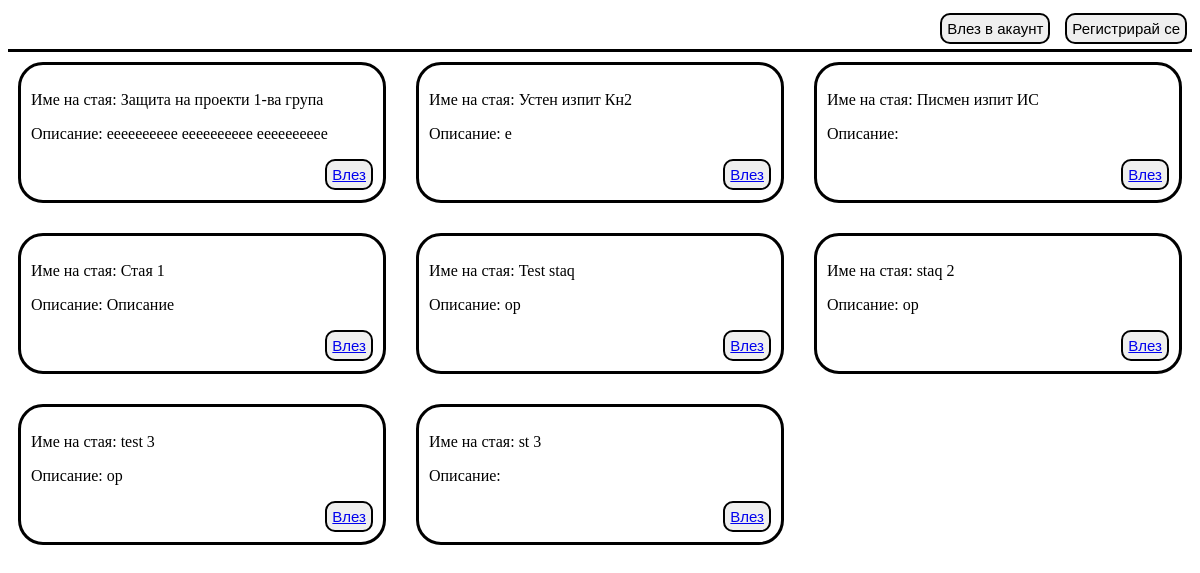
The page /lobby/lobby.php on the database as committed earlier.
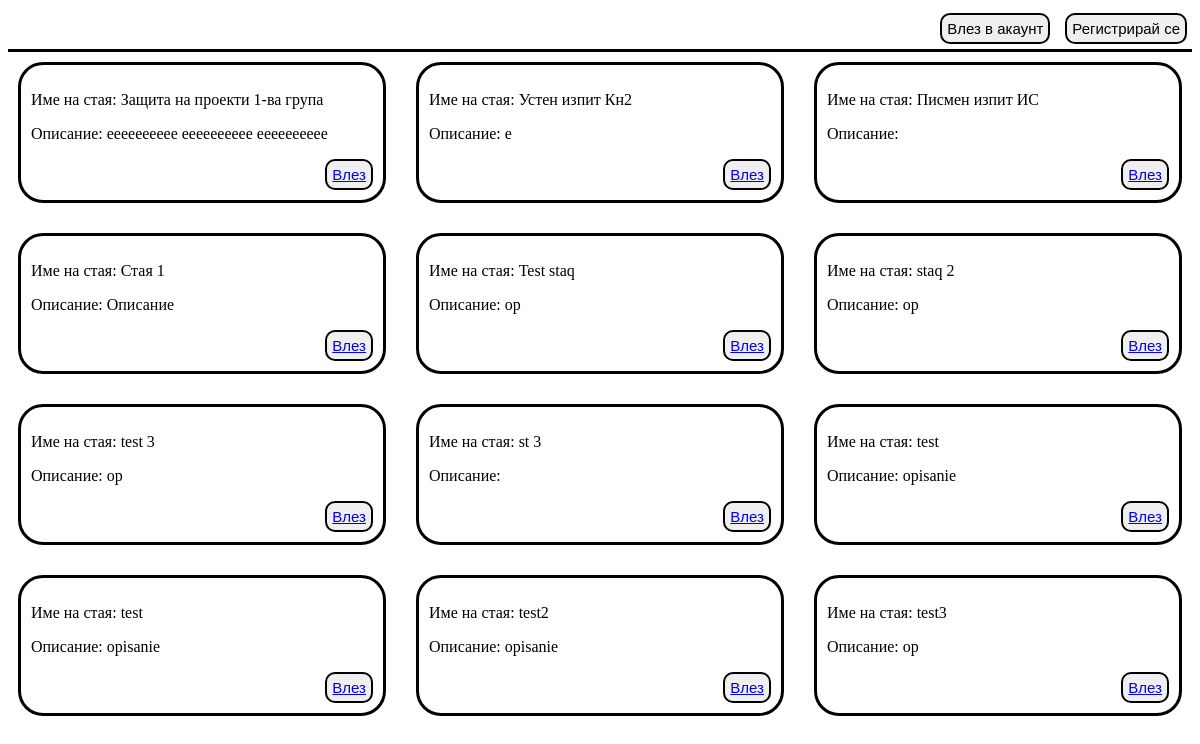
The same page on the database as committed later.
### tables this page shows
CREATE TABLE `rooms` (
  `room_id` int(11) NOT NULL,
  `creator_id` int(11) NOT NULL,
  `moderator_id` int(11) NOT NULL,
  `name` varchar(100) NOT NULL,
  `description` varchar(400) NOT NULL,
  `type` enum('project_defense','referat','mark','') DEFAULT NULL,
  `url` varchar(400) DEFAULT NULL,
  `meeting_password` varchar(100) DEFAULT NULL,
  `break_until` datetime DEFAULT NULL
);

### lobby/lobby.php (the view, shortened to what this page needs)
<!DOCTYPE html>
<html>
<head>
    <link rel="stylesheet" href="../lobby/lobby.css">
</head>
<body>
<header>
    <?php if(!isset($_SESSION["name"])) : ?>
    <form method="get" action="../registration/registration.php">
            <button  type="submit" class="registration_button">Регистрирай се</button>
    </form>
    <form method="get" action="../login/login.php">
        <button type="submit" class="login_button">Влез в акаунт</button>
    </form>
    <?php endif; ?>
</header>
<div class="rooms_list">
<?php
$db = Database::getInstance();
$pdo = $db->getConnection();
$query = 'SELECT name, description, room_id FROM rooms';
$statements = $pdo->query($query);
$rows = $statements->fetchAll(PDO::FETCH_ASSOC);
if($rows){
    foreach($rows as $row){
        echo "<div class=\"room\">
        <p>Име на стая: {$row['name']}</p>
        <p>Описание: {$row['description']}</p>
        <button class=\"join_button\" type=\"button\"><a href=\"../room/queue.php?room={$row['room_id']}\">Влез</a></button>
        </div>";
    }
}
?>
</div>
</body>
</html>

### lobby/lobby.css (style rules this page uses)
body { margin: 10; padding: 10; }
header { overflow:auto; border-bottom-style: solid; border-bottom-width: 3px; }
.rooms_list { display: grid; grid-template-columns: repeat(3, 1fr); gap: 10px; grid-auto-rows: minmax(100px, auto); }
.room { border-style: solid; border-radius: 25px; padding: 10px; margin: 10px; }
.join_button { font-size: 15px; border-radius: 10px; padding: 5px; border: 2px solid; float:right; }
.login_button { display: inline; font-size: 15px; border-radius: 10px; padding: 5px; border: 2px solid; float:right; margin:5px; margin-right: 10px; }
.registration_button, .exit_button { display: inline-block; font-size: 15px; border-radius: 10px; padding: 5px; border: 2px solid; float:right; margin: 5px; }

Rows that differ between the two databases and show on the page:
added rooms: name "test", description "opisanie"
added rooms: name "test", description "opisanie"
added rooms: name "test2", description "opisanie"
added rooms: name "test3", description "op"
